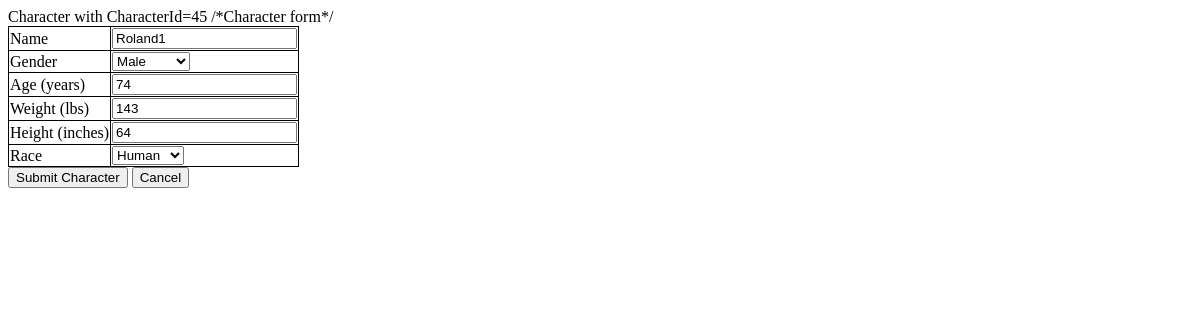
/osric_character_tools/editcharacter.php?CharacterId=45, run on an earlier commit of the app's database.
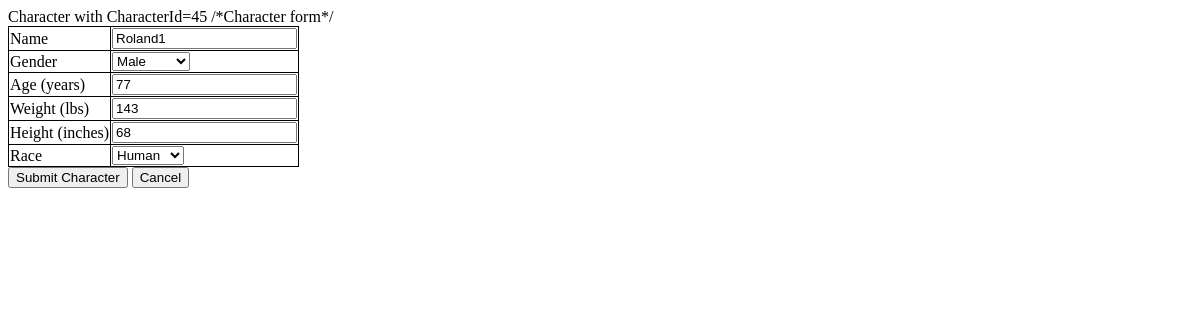
And on a later commit of the database.
### tables this page shows
CREATE TABLE IF NOT EXISTS `characters` (
  `CharacterName` varchar(255) NOT NULL,
  `CharacterGender` int(11) NOT NULL,
  `CharacterAge` float NOT NULL,
  `CharacterHeight` float NOT NULL,
  `CharacterWeight` float NOT NULL,
  `CharacterId` bigint(20) unsigned NOT NULL AUTO_INCREMENT,
  `CharacterAlignment` int(11) NOT NULL,
  `RaceId` bigint(20) NOT NULL,
  PRIMARY KEY (`CharacterId`)
);

### osric_character_tools/inc/OsricDb.php (called while the page is built, shortened)
<?php
class OsricDb
{
	protected $cxn;
	public function doInit($aHost,$aUser,$aPasswd)
	{
		$aDbname = "osric_db";
		$this->cxn = mysqli_connect($aHost,$aUser,$aPasswd,$aDbname) or die("Couldn't connect to server");
	}
	public function getCharacter($characterId)
	{
		if($characterId == -1)
		{
			$row['CharacterName'] = "Dummy";
			$row['CharacterGender'] = "1";
			$row['CharacterAge'] = "42";
			$row['CharacterHeight'] = "65";
		}
		else
		{
			$query = sprintf("SELECT * FROM characters WHERE CharacterId='%s'",$characterId);
			$result = mysqli_query($this->cxn,$query) or die("Couldn't execute query.");
			$row = mysqli_fetch_assoc($result);
		}
		return $row;
	}
}
?>

### osric_character_tools/editcharacter.php (the view, shortened to what this page needs)
<?php
$characterId = $_GET['CharacterId'];
require_once(dirname(__FILE__)."/inc/OsricDb.php");
require_once(dirname(__FILE__)."/inc/OsricHtmlHelper.php");
echo "Character with CharacterId={$characterId}";
$myOsricDb = new OsricDb();
$myOsricDb->doInit($host,$user,$passwd);
if($characterId != -1)
{
	$character = $myOsricDb->getCharacter($characterId);
}
$labels = array("CharacterName"=>"Name","CharacterGender"=>"Gender","CharacterAge"=>"Age (years)","CharacterWeight"=>"Weight (lbs)","CharacterHeight"=>"Height (inches)","RaceId"=>"Race");
$inputTypes = array("CharacterName"=>"text","CharacterGender"=>"select","CharacterAge"=>"float","CharacterWeight"=>"float","CharacterHeight"=>"float","RaceId"=>"select");
$selectOptions['CharacterGender'][0] = "Unknown";
$selectOptions['CharacterGender'][1] = "Male";
$selectOptions['CharacterGender'][2] = "Female";
$selectOptions['RaceId'] = $myOsricDb->getRaceOptions();
?>
/*Character form*/
<html>
<head>
<link rel="stylesheet" type="text/css" href="./css/class.css" />
</head>
<body>
<form action='submitcharacter.php' method='post'>
<?php
echo "<table>";
foreach($labels as $field => $label)
{
	echo "<tr>";
	echo "<td>";
	echo "<label for='$field'>$label</label>";
	echo "</td>";
	if($characterId != -1)
	{
		$value = $character[$field];
	}
	else
	{
		$value = "";
	}
	echo "<td>";
	$inputType = $inputTypes[$field];
	switch($inputType)
	{
		case "text":
			echo "<input type='text' name='$field' value='$value'/>";
		break;
		case "select":
            OsricHtmlHelper::html_listbox($field, $selectOptions[$field], $value);
		break;
		case "float":
			echo "<input type='number' name='$field' min='0' step='any' value='$value'/>";
		break;
	}
	echo "</td>";
	echo "</tr>";
}
echo "</table>";
?>
<div id="submit">
	<input type="submit" value="Submit Character"/>
	<input type="submit" name="cancelbutton" value="Cancel"/>
</div>
</form>
</body>
</html>

### osric_character_tools/inc/OsricHtmlHelper.php (shortened to what this page needs)
<?php
class OsricHtmlHelper
{
	public static function html_listbox($name, $options, $selected_value)
	{
    	echo "<select name='$name'>";
		foreach($options as $val=>$label)
		{
		echo "<option value='{$val}'";
		if($val == $selected_value)
		{
			echo "selected";
		}
		echo ">{$label}</option>";
		}
		echo "</select>";
	}
}
?>

What changed in the data, as far as the page shows it:
changed characters "Roland1": CharacterAge "74" → "77"; CharacterHeight "64" → "68"
